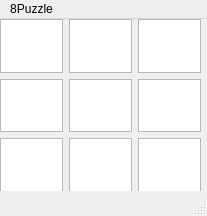
<?xml version="1.0" encoding="UTF-8"?>
<ui version="4.0">
 <class>MainWindow</class>
 <widget class="QMainWindow" name="MainWindow">
  <property name="geometry">
   <rect>
    <x>0</x>
    <y>0</y>
    <width>207</width>
    <height>216</height>
   </rect>
  </property>
  <property name="windowTitle">
   <string>MainWindow</string>
  </property>
  <widget class="QWidget" name="centralwidget">
   <widget class="QWidget" name="gridLayoutWidget">
    <property name="geometry">
     <rect>
      <x>0</x>
      <y>0</y>
      <width>201</width>
      <height>172</height>
     </rect>
    </property>
    <layout class="QGridLayout" name="gridLayout">
     <item row="2" column="0">
      <widget class="QTextBrowser" name="location1x0"/>
     </item>
     <item row="0" column="0">
      <widget class="QTextBrowser" name="location0x0"/>
     </item>
     <item row="0" column="1">
      <widget class="QTextBrowser" name="location0x1"/>
     </item>
     <item row="0" column="2">
      <widget class="QTextBrowser" name="location0x2"/>
     </item>
     <item row="3" column="0">
      <widget class="QTextBrowser" name="location2x0"/>
     </item>
     <item row="2" column="1">
      <widget class="QTextBrowser" name="location1x1"/>
     </item>
     <item row="2" column="2">
      <widget class="QTextBrowser" name="location1x2"/>
     </item>
     <item row="3" column="1">
      <widget class="QTextBrowser" name="location2x1"/>
     </item>
     <item row="3" column="2">
      <widget class="QTextBrowser" name="location2x2"/>
     </item>
    </layout>
   </widget>
  </widget>
  <widget class="QMenuBar" name="menubar">
   <property name="geometry">
    <rect>
     <x>0</x>
     <y>0</y>
     <width>207</width>
     <height>18</height>
    </rect>
   </property>
   <widget class="QMenu" name="menua">
    <property name="title">
     <string>8Puzzle</string>
    </property>
   </widget>
   <addaction name="menua"/>
  </widget>
  <widget class="QStatusBar" name="statusbar"/>
 </widget>
 <resources/>
 <connections/>
</ui>
